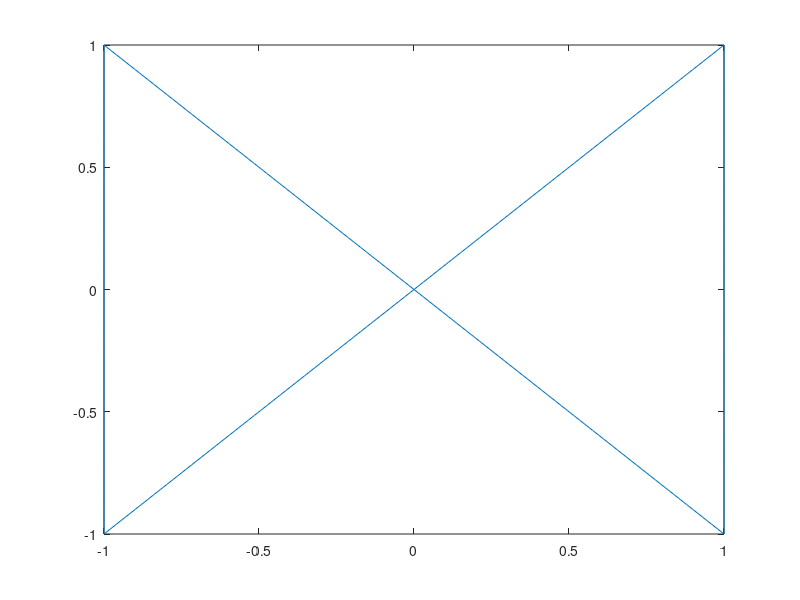
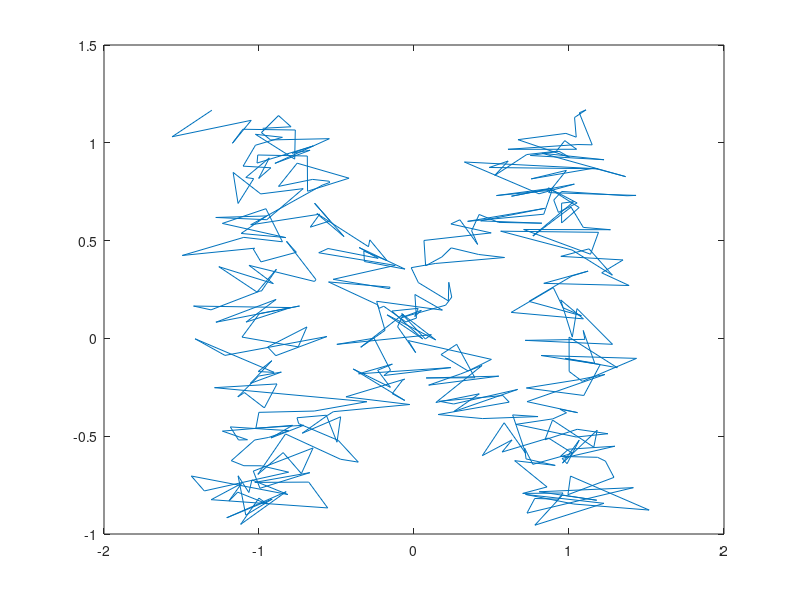

Source code (MATLAB) for these figures, in order: (Note: this script raises an error after producing the figures.)
x = linspace(-1, 1, 100);
y = -x;

ya = linspace(-1, 1, 100);
xa = 1 + zeros(1, 100);
x = [x xa];
y = [y ya];

xa = linspace(-1, 1, 100);
ya = xa;
xa = fliplr(xa);
ya = fliplr(ya);
x = [x xa];
y = [y ya];

ya = linspace(-1, 1, 100);
xa = -1 + zeros(1, 100);
x = [x xa];
y = [y ya];
S = x+randn(size(x))/5;
T = y+rand(size(y))/5;

figure(1)
plot(x, y)

figure(2)
plot(S, T)
hold off

figure(3)
x_inv = f_eliminar_ruido(S, size(S,2), 0.3);
y_inv = f_eliminar_ruido(T, size(T,2), 0.3);
plot(x_inv, y_inv)